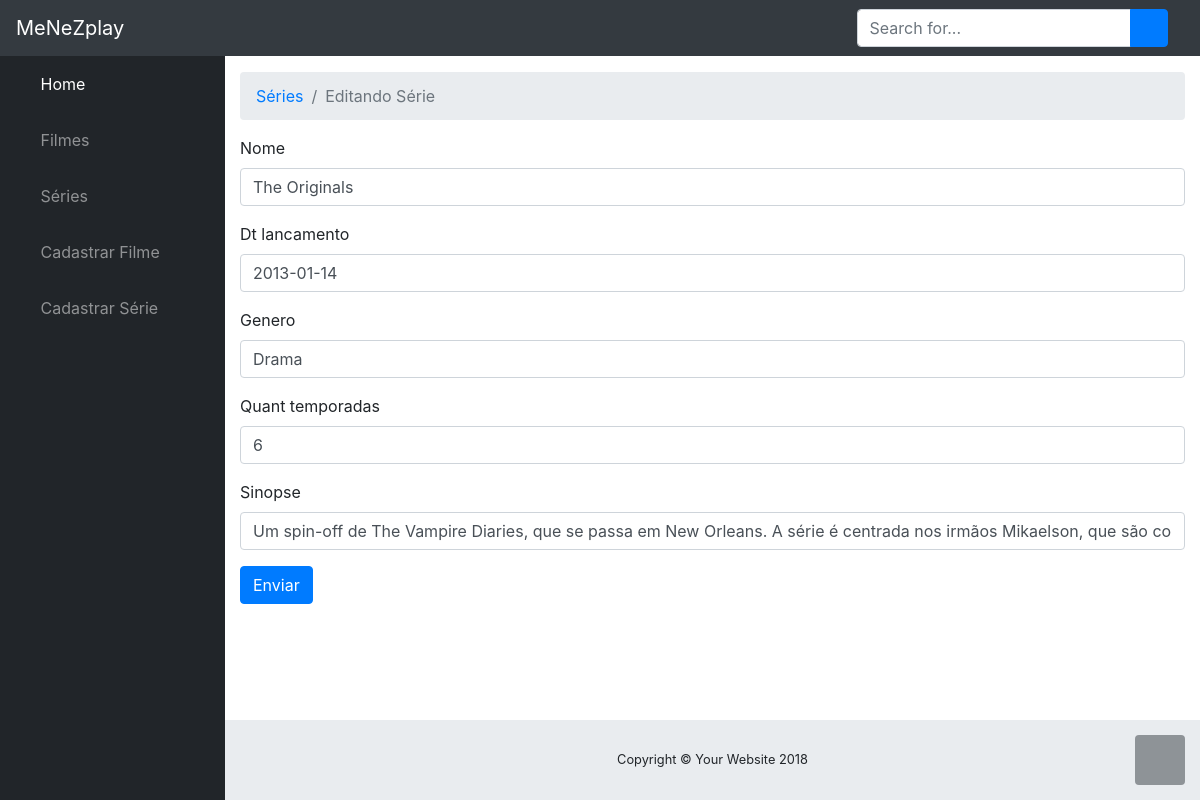
The page /filmes/serie/1/edit/ on the database as committed earlier.
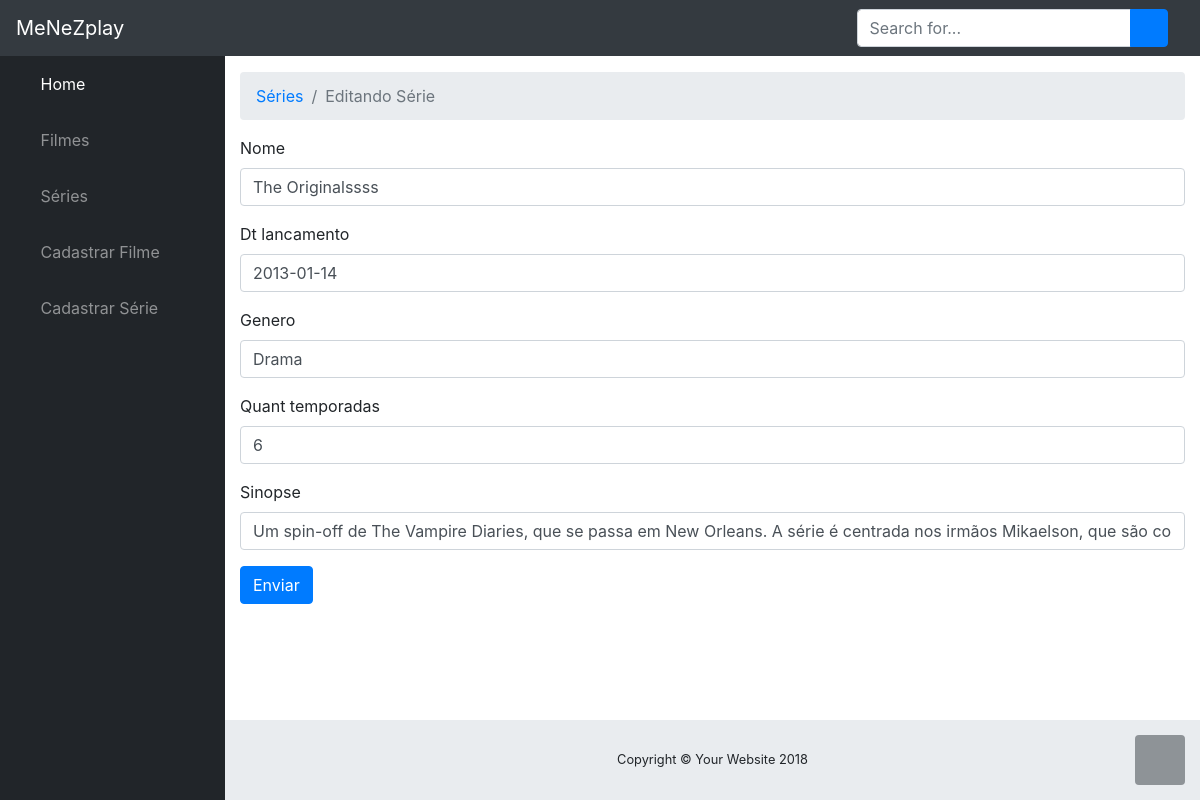
The same page on the database as committed later.
### filmes/models.py (models this page shows)
class Serie(models.Model):
    nome = models.CharField(max_length=50)
    dt_lancamento = models.DateField()
    sinopse = models.CharField(max_length=700)
    quant_temporadas = models.CharField(max_length=2)
    genero = models.CharField(max_length=20)

### filmes/views.py (the view)
# urls.py: path('serie/<int:serie_id>/edit/',views.serie_edit)
def serie_edit(request,serie_id):
    if (request.method == 'POST'):
        serie = Serie.objects.get(pk=serie_id)
        form = SerieForm(request.POST, instance=serie)
        if (form.is_valid()):
            form.save()
            return redirect ('/filmes/serie/')
        else:
            return render(request,'serie/edit.html', {'form':form, 'serie_id':serie_id})
    else:
        serie = Serie.objects.get(pk=serie_id)
        form = SerieForm(instance=serie)
        return render(request,'serie/edit.html', {'form':form, 'serie_id':serie_id})

### filmes/forms.py
class SerieForm(ModelForm):
    class Meta:
        model = Serie
        fields = '__all__'
        widgets = {
            'nome': TextInput(attrs={'class':'form-control',
             'placeholder': 'informe o Nome'}),
            'dt_lancamento': TextInput(attrs={'class':'form-control',
            'placeholder': 'Exemplo: 1998-12-28'}),
            'genero': TextInput(attrs={'class':'form-control',
            'placeholder': 'Gênero'}),
            'quant_temporadas': TextInput(attrs={'class':'form-control',
            'placeholder': 'Temporadas'}),
            'sinopse': TextInput(attrs={'class':'form-control',
            'placeholder': 'Sobre a Série'})
        }

### filmes/templates/serie/edit.html (shortened to what this page needs)
{% extends "base.html" %} {% block content %}
<div class="row">
    <div class="col-lg-12">
        <section class="panel">
            <ol class="breadcrumb">
                <li class="breadcrumb-item">
                    <a href="/filmes/serie">Séries</a>
                </li>
                <li class="breadcrumb-item active">Editando Série</li>
            </ol>
            <div class="panel-body">
                <form role="form" class="form-validate" action="/filmes/serie/{{serie_id}}/edit/" method="POST">
                    <div class="form-group">
                        <label for="{{for.nome.id_for_label}}">{{form.nome.label}}</label>
                        <div>
                            {{form.nome}}
                        </div>
                    </div>
                    <div class="form-group">
                        <label for="{{for.dt_lancamento.id_for_label}}">{{form.dt_lancamento.label}}</label>
                        <div>
                            {{form.dt_lancamento}}
                        </div>
                    </div>
                    <div class="form-group">
                        <label for="{{for.genero.id_for_label}}">{{form.genero.label}}</label>
                        <div>
                            {{form.genero}}
                        </div>
                    </div>
                    <div class="form-group">
                        <label for="{{for.quant_temporadas.id_for_label}}">{{form.quant_temporadas.label}}</label>
                        <div>
                            {{form.quant_temporadas}}
                        </div>
                    </div>
                    <div class="form-group">
                        <label for="{{for.sinopse.id_for_label}}">{{form.sinopse.label}}</label>
                        <div>
                            {{form.sinopse}}
                        </div>
                    </div>
                    <button type="submit" class="btn btn-primary">Enviar</button>
                </form>
            </div>
        </section>
    </div>
</div>
{% endblock %}

Rows that differ between the two databases and show on the page:
changed Serie "Drama": nome "The Originals" → "The Originalssss"
